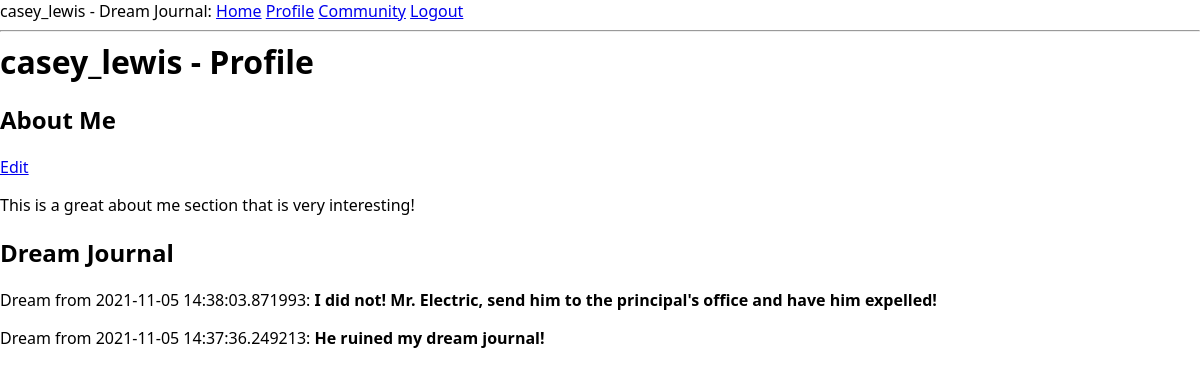
Page /profile/5 (signed in) on the earlier database version.
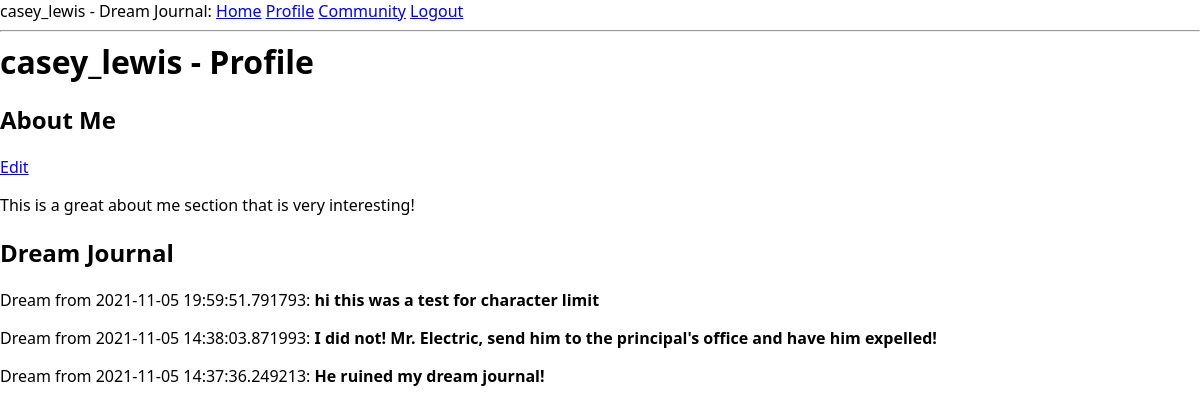
Same page on the later database version.
### app/models.py (models this page shows, shortened)
class Post(db.Model):
    id = db.Column(db.Integer, primary_key=True)
    body = db.Column(db.String(140))
    timestamp = db.Column(db.DateTime, index=True, default=datetime.utcnow)
    user_id = db.Column(db.Integer, db.ForeignKey('user.id'))

### app/routes.py (the view)
@app.route('/profile/<int:id>')
@login_required
def profile_page(id):
    this_user = User.query.get_or_404(id)
    posts = this_user.posts.all()
    return render_template("profile.html", title='Profile Page', usr=this_user, posts=posts)

### app/models.py (called while the page is built)
@login.user_loader
def load_user(id):
    return User.query.get(int(id))

### app/templates/profile.html
{% extends "base.html" %}
{% block content %}
    <h1>{{ usr.username }} - Profile</h1>
    <h2>About Me</h2>
    {% if usr.id == current_user.id %}
    <a href="{{ url_for('edit_profile', id = current_user.id) }}">Edit</a>
    {% endif %}
    {% if usr.about_me %}
    <p>{{ usr.about_me }}</p>
    {% else %}
    <p>This About Me has not been set up yet!</p>
    {% endif %}
    <h2>Dream Journal</h2>
    {% if posts %}
        {% for post in posts | reverse %}
        <div><p>Dream from {{ post.timestamp }}: <b>{{ post.body }}</b></p></div>
        {% endfor %}
    {% else %}
    <p>No posts yet!</p>
    {% endif %}
{% endblock %}

Differences in the rows shown:
added Post: timestamp "2021-11-05 19:59:51.791793", body "hi this was a test for character limit"
